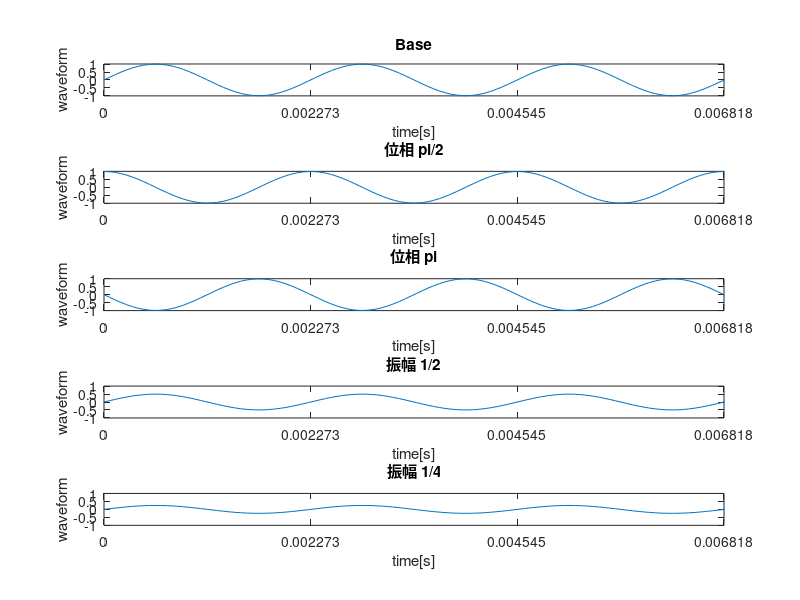

MATLAB code for this plot:
clear all;
clc;
Fs = 16000; % 
f1 = 440;   % [Hz]

t1 = [0:(Fs-1)] /Fs;
for k=0:Fs
    y1 = sin(2*pi*f1*t1);
end

p = pi/2;
for k=0:Fs
    y2 = sin(2*pi*f1*t1 + p);
end

p = pi;
for k=0:Fs
    y3 = sin(2*pi*f1*t1 + p);
end

for k=0:Fs
    y4 = 0.5 * sin(2*pi*f1*t1);
end

for k=0:Fs
    y5 = 0.25 * sin(2*pi*f1*t1);
end
sound(y1,Fs); % 基本
pause(3)
sound(y2,Fs); % pi/2
pause(3)
sound(y3,Fs); % pi
pause(3)
sound(y4,Fs); % 0.5倍
pause(3)
sound(y5,Fs); % 0.25倍

figure;
subplot(5,1,1)
plot(t1,y1);
xticks(0:1/f1:1);
title('Base');
xlabel('time[s]');
ylabel('waveform');
axis([0 3/f1 -1.01 1.01])

subplot(5,1,2)
plot(t1,y2);
xticks(0:1/f1:1);
title('位相 pi/2');
xlabel('time[s]');
ylabel('waveform');
axis([0 3/f1 -1.01 1.01])

subplot(5,1,3)
plot(t1,y3);
xticks(0:1/f1:1);
title('位相 pi');
xlabel('time[s]');
ylabel('waveform');
axis([0 3/f1 -1.01 1.01])

subplot(5,1,4)
plot(t1,y4);
xticks(0:1/f1:1);
title('振幅 1/2');
xlabel('time[s]');
ylabel('waveform');
axis([0 3/f1 -1.01 1.01])

subplot(5,1,5)
plot(t1,y5);
xticks(0:1/f1:1);
title('振幅 1/4');
xlabel('time[s]');
ylabel('waveform');
axis([0 3/f1 -1.01 1.01])